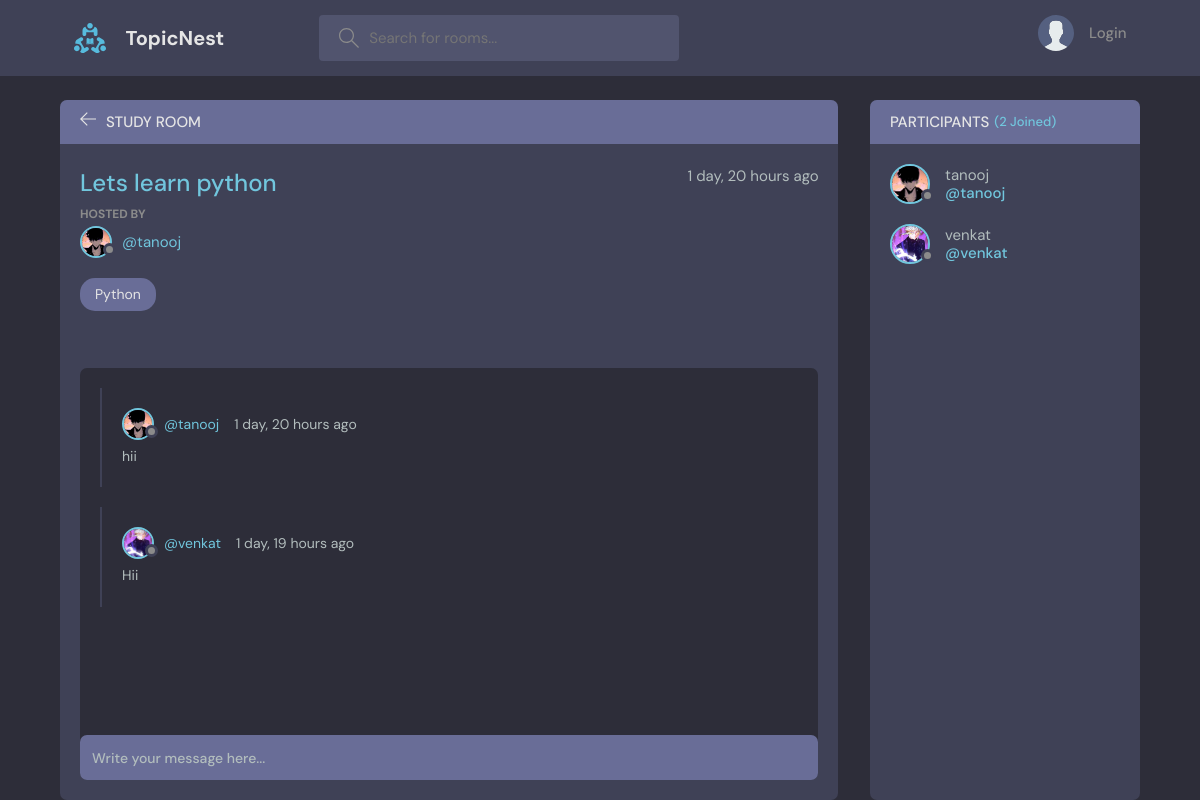
The app's page /room/1/, older data.
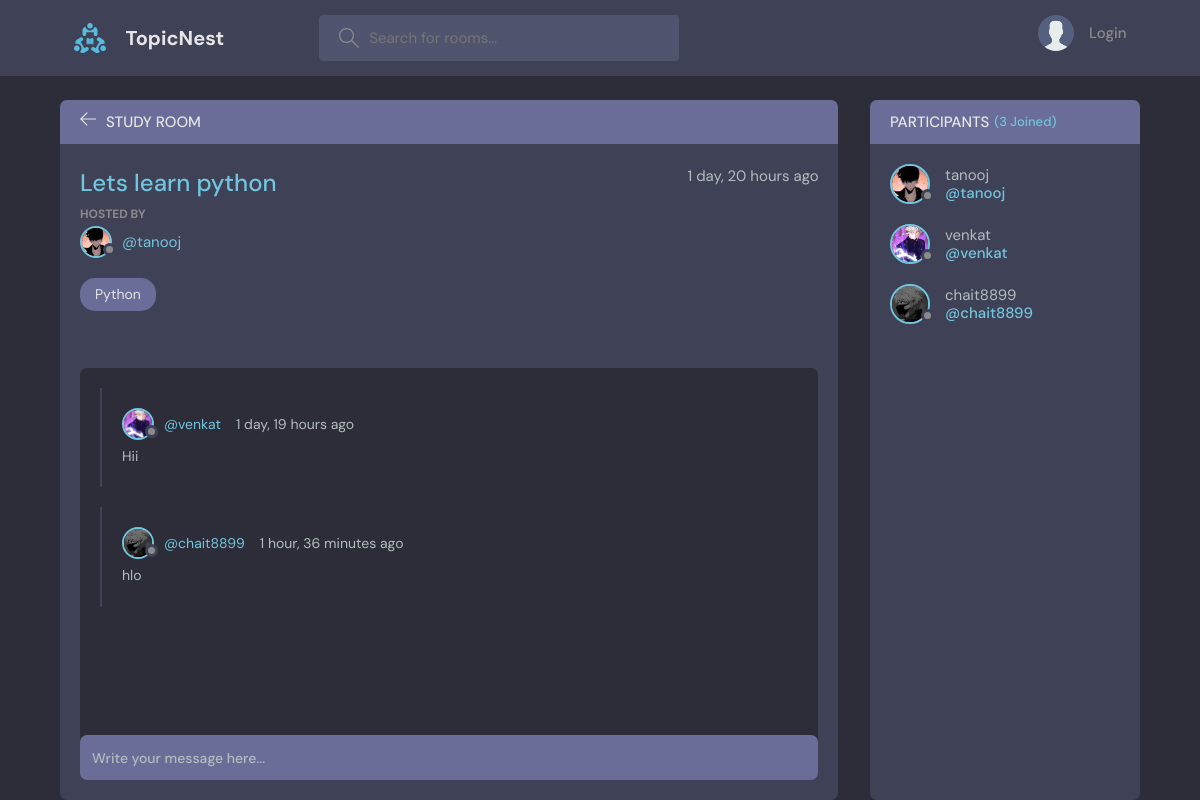
The same page, newer data.
### base/models.py (models this page shows, shortened)
class Message(models.Model):
    user = models.ForeignKey(User, on_delete=models.CASCADE)
    room =models.ForeignKey(Room, on_delete=models.CASCADE)
    body = models.TextField()
    updated = models.DateTimeField(auto_now=True)
    created = models.DateTimeField(auto_now_add=True)
    class Meta:
        ordering = ['-updated','-created']

class User(AbstractUser):
    name = models.CharField(max_length=200,null = True)
    email = models.EmailField(null=True,unique=True)
    bio = models.TextField(null = True)
    avatar = models.ImageField(null = True,default="avatar.svg")
    USERNAME_FIELD = 'email'
    REQUIRED_FIELDS = []

class Room(models.Model):
    host = models.ForeignKey(User, on_delete=models.SET_NULL,null=True)
    topic = models.ForeignKey(Topic, on_delete=models.SET_NULL,null=True)
    name = models.CharField(max_length=200)
    description = models.TextField(null=True,blank=True)
    participants = models.ManyToManyField(User,related_name='participants',blank=True)
    updated = models.DateTimeField(auto_now=True)
    created = models.DateTimeField(auto_now_add=True)
    class Meta:
        ordering = ['-updated','-created']

class Topic(models.Model):
    name = models.CharField(max_length=200)
    def __str__(self):
        return self.name

### base/views.py (the view, shortened to what this page needs)
# urls.py: path('room/<str:pk>/',views.room,name='room'),
def room(request,pk):
    room = Room.objects.get(id=pk)
    room_messages = room.message_set.all().order_by('created')
    participants = room.participants.all()
    context = {'room':room,'room_messages':room_messages,'participants':participants}
    return render(request,'base/room.html',context)

### base/templates/base/room.html (shortened to what this page needs)
{% extends 'main.html' %}
{% block content %}
    <main class="profile-page layout layout--2">
      <div class="container">
        <div class="room">
          <div class="room__top">
            <div class="room__topLeft">
              <a href="{% url 'home' %}">
                <svg version="1.1" xmlns="http://www.w3.org/2000/svg" width="32" height="32" viewBox="0 0 32 32">
                  <title>arrow-left</title>
                  <path
                    d="M13.723 2.286l-13.723 13.714 13.719 13.714 1.616-1.611-10.96-10.96h27.625v-2.286h-27.625l10.965-10.965-1.616-1.607z"
                  ></path>
                </svg>
              </a>
              <h3>Study Room</h3>
            </div>
          </div>
          <div class="room__box scroll">
            <div class="room__header scroll">
              <div class="room__info">
                <h3>{{room.name}}</h3>
                <span>{{room.created|timesince}} ago</span>
              </div>
              <div class="room__hosted">
                <p>Hosted By</p>
                <a href="{% url 'profile' room.host.id %}" class="room__author">
                  <div class="avatar avatar--small">
                    <img src="{{room.host.avatar.url}}" />
                  </div>
                  <span>@{{room.host.username}}</span>
                </a>
              </div>
              <span class="room__topics">{{room.topic}}</span>
            </div>
            <div class="room__conversation">
              <div class="threads scroll">
                {% for message in room_messages %}
                <div class="thread">
                  <div class="thread__top">
                    <div class="thread__author">
                      <a href="{% url 'profile' message.user.id %}" class="thread__authorInfo">
                        <div class="avatar avatar--small">
                          <img src="{{message.user.avatar.url}}" />
                        </div>
                        <span>@{{message.user.username}}</span>
                      </a>
                      <span class="thread__date">{{message.created|timesince}} ago</span>
                    </div>
                  </div>
                  <div class="thread__details">
                    {{message.body}}
                  </div>
                </div>
                {% endfor %}
              </div>
            </div>
          </div>
          <div class="room__message">
            <form method="POST" action="">
              <input type="text" name="body" placeholder="Write your message here..." />
          </form>
          </div>
        </div>
        <div class="participants">
          <h3 class="participants__top">Participants <span>({{room.participants.count}} Joined)</span></h3>
          <div class="participants__list scroll">
            {% for part in participants %}
            <a href="{% url 'profile' part.id %}" class="participant">
              <div class="avatar avatar--medium">
                <img src="{{part.avatar.url}}" />
              </div>
              <p>
                {{part.username}}
                <span>@{{part.username}}</span>
              </p>
            </a>
            {% endfor %}
          </div>
        </div>
      </div>
    </main>
{% endblock %}

Row changes from the older to the newer data that the page shows:
removed Message: user.avatar (picture), user.username "tanooj", created "1 day, 20 hours", body "hii"
computed for Room "Lets learn python": participants.count "2" → "3"
added Message: user.avatar (picture), user.username "chait8899", created "1 hour, 36 minutes", body "hlo"
added User: avatar (picture), username "chait8899"
